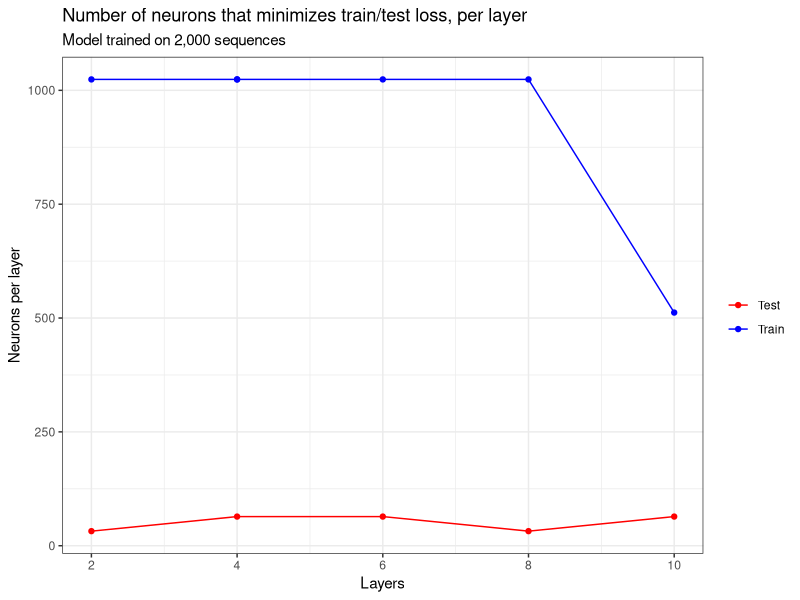

Write the R code that produced this figure.
## Code to create a viz comparing the # of neurons per layer that minimizes loss for training and test groups
## For the model that trained over ~2,000 sequences

#Importing necessary libraries and data
library(tidyverse)
library(ggplot2)
twok <- read_csv("../../results/results-2k.csv")

#Extracting minimum loss across both seeds
minTrain <- twok |>
  filter(layers != 1) |>
  group_by(layers) |>
  slice_min(trainLoss)

minTest <- twok |>
  filter(layers != 1) |>
  group_by(layers) |>
  slice_min(testLoss)

#Establishing colors for chart
colors <- c("Train" = "blue", "Test" = "red")

#Generating plot
plot <- ggplot() +
  geom_point(aes(x = layers, y= neuronsPerLayer, color = "Train"), data = minTrain) +
  geom_line(aes(x = layers, y= neuronsPerLayer, color = 'Train'), data = minTrain) +
  geom_point(aes(x = layers, y= neuronsPerLayer, color = 'Test'), data = minTest) +
  geom_line(aes(x = layers, y= neuronsPerLayer, color = 'Test'), data = minTest) +
  theme_bw() +
  labs(x = "Layers",
       y = "Neurons per layer",
       title = "Number of neurons that minimizes train/test loss, per layer",
       subtitle = "Model trained on 2,000 sequences", 
       color = "") +
  scale_color_manual(values = colors) +
  theme_bw()

ggsave('figure5.png',
       plot,
       width = 6, height = 4)
